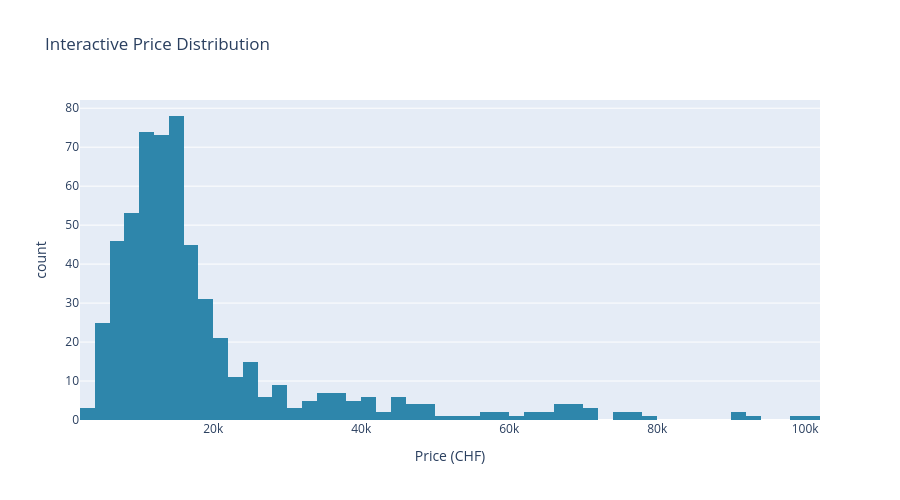

This figure's notebook cell:
### Markdown cell above
## 6. Interactive Plotly Visualizations

### Code cell
# Interactive price distribution
fig = px.histogram(df, x='price', nbins=50,
                   title='Interactive Price Distribution',
                   labels={'price': 'Price (CHF)'},
                   color_discrete_sequence=['#2E86AB'])
fig.update_layout(showlegend=False, height=500)
fig.show()

### Figure 1 — Plotly figure (JSON) as saved in the notebook; plotly's stock layout.template omitted (floating-point values rounded to 4 significant figures; data arrays with more than 128 entries replaced by an {"elided": "..."} marker saying what was removed)
{"data": [{"bingroup": "x", "hovertemplate": "Price (CHF)=%{x}<br>count=%{y}<extra></extra>", "legendgroup": "", "marker": {"color": "#2E86AB", "pattern": {"shape": ""}}, "name": "", "nbinsx": 50, "orientation": "v", "showlegend": false, "type": "histogram", "x": {"elided": "572 float values"}, "xaxis": "x", "yaxis": "y"}], "layout": {"barmode": "relative", "height": 500, "legend": {"tracegroupgap": 0}, "showlegend": false, "title": {"text": "Interactive Price Distribution"}, "xaxis": {"anchor": "y", "domain": [0, 1], "title": {"text": "Price (CHF)"}}, "yaxis": {"anchor": "x", "domain": [0, 1], "title": {"text": "count"}}}}
